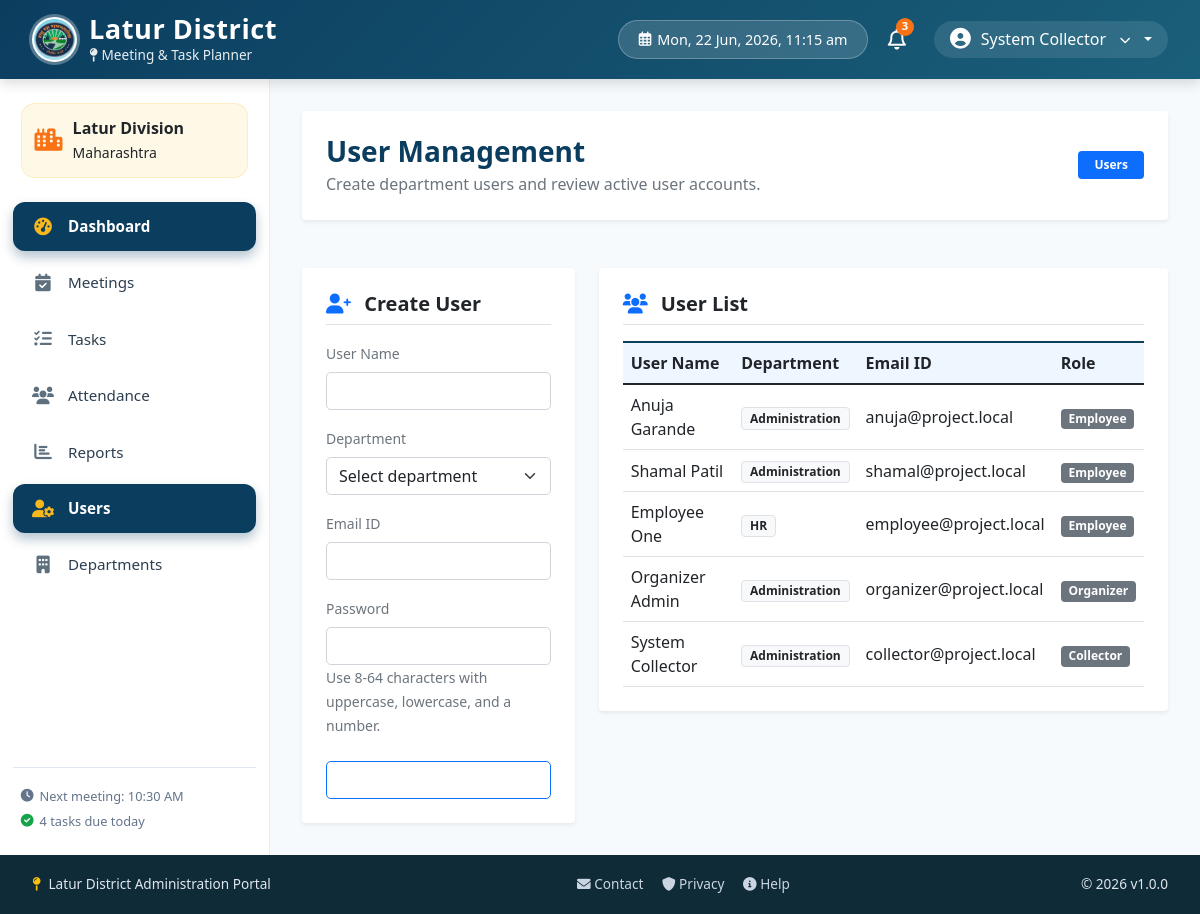
The app's page /modules/users/index.php (signed in) with its own data.
### tables this page shows
CREATE TABLE IF NOT EXISTS users (
  id INT AUTO_INCREMENT PRIMARY KEY,
  name VARCHAR(100) NOT NULL,
  email VARCHAR(150) NOT NULL UNIQUE,
  password VARCHAR(255) NOT NULL,
  role VARCHAR(50) NOT NULL,
  department VARCHAR(100) NOT NULL,
  isDeleted ENUM('Yes','No') NOT NULL DEFAULT 'No'
);

### modules/users/index.php (the view, shortened to what this page needs)
<?php
include_once '../../includes/header.php';
$conn = getDBConnection();
$old = $_SESSION['user_form_old'] ?? ['name' => '', 'department' => '', 'email' => ''];
$result = $conn->query("SELECT id, name, email, role, department FROM users WHERE isDeleted = 'No' ORDER BY id DESC");
$users = $result ? $result->fetch_all(MYSQLI_ASSOC) : [];
?>
<div class="row g-4">
    <div class="col-12">
        <div class="card p-4 border-0 mb-4 shadow-sm bg-white">
            <div class="d-flex justify-content-between align-items-center flex-wrap gap-2">
                <div>
                    <h3 class="fw-bold mb-1" style="color: #0b3d5f;">User Management</h3>
                    <p class="text-muted mb-0">Create department users and review active user accounts.</p>
                </div>
                <span class="badge bg-primary px-3 py-2">Users</span>
            </div>
        </div>
    </div>
    <div class="col-lg-4">
        <div class="card border-0 shadow-sm bg-white p-4">
            <h5 class="fw-bold text-gov-blue mb-3 border-bottom pb-2">
                <i class="fas fa-user-plus text-primary me-2"></i> Create User
            </h5>
            <form action="../../controllers/UserController.php" method="POST">
                <div class="mb-3">
                    <label class="form-label small fw-semibold text-secondary">User Name</label>
                    <input type="text" name="name" class="form-control rounded-3" value="<?php echo htmlspecialchars($old['name'] ?? ''); ?>" required minlength="3" maxlength="100">
                </div>
                <div class="mb-3">
                    <label class="form-label small fw-semibold text-secondary">Department</label>
                    <select name="department" class="form-select rounded-3" required>
                        <option value="">Select department</option>
                    </select>
                </div>
                <div class="mb-3">
                    <label class="form-label small fw-semibold text-secondary">Email ID</label>
                    <input type="email" name="email" class="form-control rounded-3" value="<?php echo htmlspecialchars($old['email'] ?? ''); ?>" required maxlength="150">
                </div>
                <div class="mb-4">
                    <label class="form-label small fw-semibold text-secondary">Password</label>
                    <input type="password" name="password" class="form-control rounded-3" required minlength="8" maxlength="64">
                    <small class="text-muted">Use 8-64 characters with uppercase, lowercase, and a number.</small>
                </div>
                <button type="submit" class="btn btn-primary rounded-3 w-100" style="background-color: var(--gov-blue);">
                    <i class="fas fa-save me-1"></i> Create User
                </button>
            </form>
        </div>
    </div>
    <div class="col-lg-8">
        <div class="card border-0 shadow-sm bg-white p-4">
            <h5 class="fw-bold text-gov-blue mb-3 border-bottom pb-2">
                <i class="fas fa-users text-primary me-2"></i> User List
            </h5>
            <div class="table-responsive">
                <table class="table table-hover align-middle mb-0">
                    <thead style="background:#eef6ff; border-top: 2px solid #0b3d5f;">
                        <tr>
                            <th>User Name</th>
                            <th>Department</th>
                            <th>Email ID</th>
                            <th>Role</th>
                        </tr>
                    </thead>
                    <tbody>
                        <?php if (empty($users)): ?>
                            <tr>
                                <td colspan="4" class="text-center py-4 text-muted">No users found.</td>
                            </tr>
                        <?php else: ?>
                            <?php foreach ($users as $user): ?>
                                <tr>
                                    <td class="fw-semibold text-dark"><?php echo htmlspecialchars($user['name']); ?></td>
                                    <td><span class="badge bg-light text-dark border"><?php echo htmlspecialchars($user['department']); ?></span></td>
                                    <td><?php echo htmlspecialchars($user['email']); ?></td>
                                    <td><span class="badge bg-secondary"><?php echo htmlspecialchars($user['role']); ?></span></td>
                                </tr>
                            <?php endforeach; ?>
                        <?php endif; ?>
                    </tbody>
                </table>
            </div>
        </div>
    </div>
</div>
<?php
include_once '../../includes/footer.php';
?>

### records on screen
users: name "Anuja Garande", department "Administration", email "anuja@project.local", role "Employee"
users: name "Shamal Patil", department "Administration", email "shamal@project.local", role "Employee"
users: name "Employee One", department "HR", email "employee@project.local", role "Employee"
users: name "Organizer Admin", department "Administration", email "organizer@project.local", role "Organizer"
users: name "System Collector", department "Administration", email "collector@project.local", role "Collector"

### other values on screen
$userName "System Collector"
